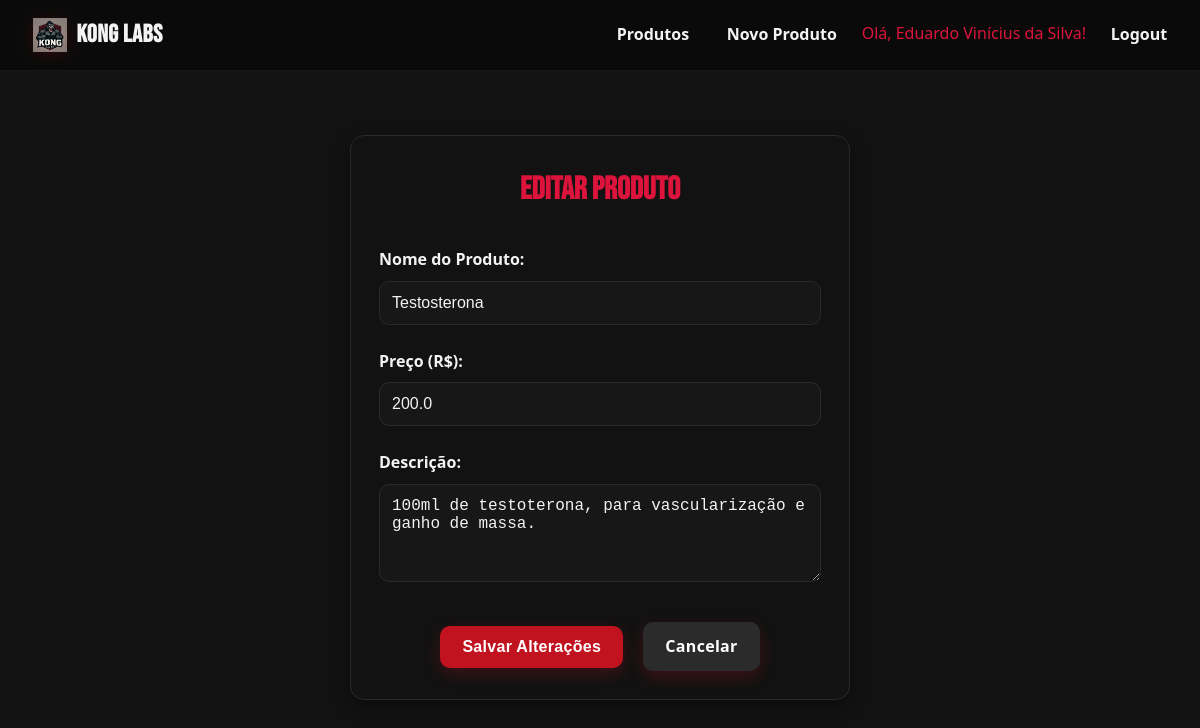
The page /editar_produto/2 (signed in) on the database its author committed.
### models.py (models this page shows, shortened)
class Produto(db.Model):
    __tablename__ = 'produtos'
    id = db.Column(db.Integer, primary_key=True)
    nome = db.Column(db.String(100), nullable=False)
    preco = db.Column(db.Float, nullable=False)
    descricao = db.Column(db.Text, nullable=True)
    data_criacao = db.Column(db.DateTime, default=datetime.utcnow)

### app.py (the view, shortened to what this page needs)
@app.route('/editar_produto/<int:id>', methods=['GET', 'POST'])
def editar_produto(id):
    if 'user_id' not in session:
        flash('Você precisa fazer login primeiro!', 'error')
        return redirect(url_for('login'))
    produto = Produto.query.get_or_404(id)
    return render_template('editar_produto.html', produto=produto)

### templates/editar_produto.html (shortened to what this page needs)
{% extends 'base.html' %}
{% block content %}
<div class="form-container">
    <h2 style="text-align: center; margin-bottom: 2rem; color: #DC143C; font-family: 'Bebas Neue', cursive; font-size: 2rem;">
        Editar Produto
    </h2>
    <form method="POST">
        <div class="form-group">
            <label for="nome">Nome do Produto:</label>
            <input type="text" id="nome" name="nome" value="{{ produto.nome }}" required>
        </div>
        <div class="form-group">
            <label for="preco">Preço (R$):</label>
            <input type="number" id="preco" name="preco" step="0.01" min="0" value="{{ produto.preco }}" required>
        </div>
        <div class="form-group">
            <label for="descricao">Descrição:</label>
            <textarea id="descricao" name="descricao" rows="4">{{ produto.descricao }}</textarea>
        </div>
        <div style="text-align: center; margin-top: 2rem;">
            <button type="submit" class="botao">Salvar Alterações</button>
            <a href="{{ url_for('produtos') }}" class="botao botao-secondary" style="margin-left: 1rem;">Cancelar</a>
        </div>
    </form>
</div>
{% endblock %}

### static/css/base.css (style rules this page uses)
* { margin: 0; padding: 0; box-sizing: border-box; }
body { font-family: system-ui, -apple-system, Segoe UI, Roboto, Arial, sans-serif; background: #121212; color: #f3f3f3; min-height: 100vh; line-height: 1.6; }
.botao { display: inline-block; background: #c1121f; color: #fff; padding: 12px 22px; text-decoration: none; border-radius: 10px; font-weight: 700; letter-spacing: .3px; transition: background-color .2s ease, transform .12s ease, box-shadow .2s ease; border: none; cursor: pointer; font-size: 1rem; text-align: center; box-shadow: 0 6px 16px rgba(193, 18, 31, .25); }
.botao-secondary { background: #2b2b2b; }
.form-container { background: #121212; padding: 1.75rem; border-radius: 14px; box-shadow: 0 6px 18px rgba(0,0,0,.35); border: 1px solid #2a2a2a; max-width: 500px; margin: 2rem auto; }
.form-group { margin-bottom: 1.5rem; }
.form-group label { display: block; margin-bottom: 0.5rem; color: #f3f3f3; font-weight: 600; }
.form-group input, .form-group textarea { width: 100%; padding: 12px; border: 1px solid #2a2a2a; border-radius: 10px; background: #171717; color: #f3f3f3; font-size: 1rem; transition: border-color .2s ease, box-shadow .2s ease; }

### rows shown on the page
Produto: nome "Testosterona", preco "200.0", descricao "100ml de testoterona, para vascularização e ganho de massa."

### other values the page prints
{{ session.user_nome }} "Eduardo Vinícius da Silva"
